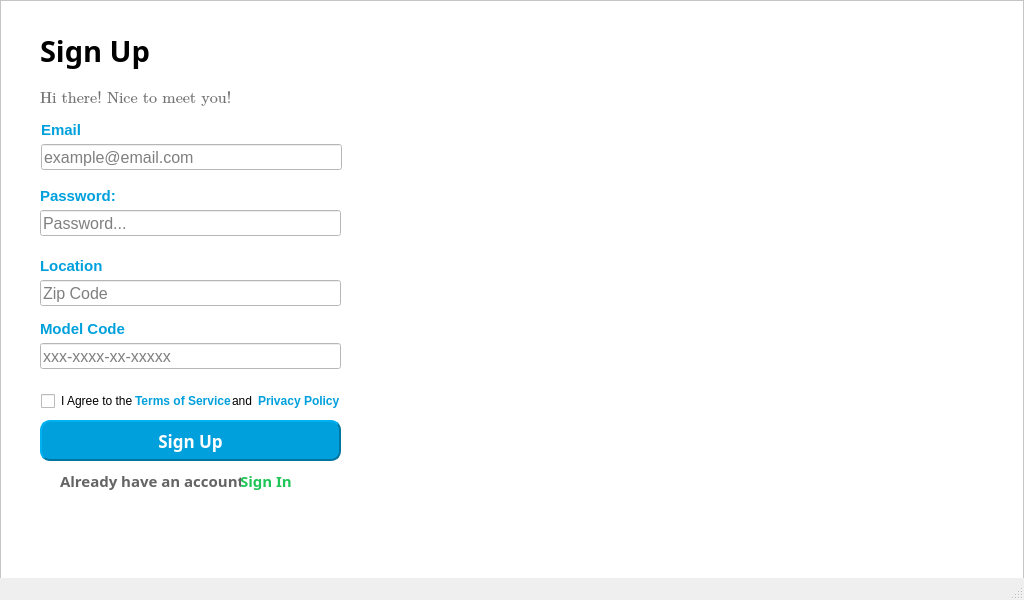
<?xml version="1.0" encoding="UTF-8"?>
<ui version="4.0">
 <class>MainWindow</class>
 <widget class="QMainWindow" name="MainWindow">
  <property name="geometry">
   <rect>
    <x>0</x>
    <y>0</y>
    <width>1024</width>
    <height>600</height>
   </rect>
  </property>
  <property name="minimumSize">
   <size>
    <width>1024</width>
    <height>600</height>
   </size>
  </property>
  <property name="maximumSize">
   <size>
    <width>1024</width>
    <height>600</height>
   </size>
  </property>
  <property name="palette">
   <palette>
    <active>
     <colorrole role="Text">
      <brush brushstyle="SolidPattern">
       <color alpha="255">
        <red>0</red>
        <green>0</green>
        <blue>0</blue>
       </color>
      </brush>
     </colorrole>
    </active>
    <inactive>
     <colorrole role="Text">
      <brush brushstyle="SolidPattern">
       <color alpha="255">
        <red>0</red>
        <green>0</green>
        <blue>0</blue>
       </color>
      </brush>
     </colorrole>
    </inactive>
    <disabled/>
   </palette>
  </property>
  <property name="windowTitle">
   <string>MainWindow</string>
  </property>
  <widget class="QWidget" name="centralwidget">
   <widget class="QLabel" name="label">
    <property name="geometry">
     <rect>
      <x>40</x>
      <y>30</y>
      <width>141</width>
      <height>41</height>
     </rect>
    </property>
    <property name="font">
     <font>
      <family>Segoe UI Variable Display Semib</family>
      <pointsize>22</pointsize>
      <bold>true</bold>
     </font>
    </property>
    <property name="text">
     <string>Sign Up</string>
    </property>
   </widget>
   <widget class="QLabel" name="label_2">
    <property name="geometry">
     <rect>
      <x>40</x>
      <y>90</y>
      <width>301</width>
      <height>16</height>
     </rect>
    </property>
    <property name="font">
     <font>
      <family>Cambria Math</family>
      <pointsize>12</pointsize>
      <italic>false</italic>
     </font>
    </property>
    <property name="styleSheet">
     <string notr="true">color:rgb(115, 115, 115);
</string>
    </property>
    <property name="text">
     <string>Hi there! Nice to meet you!</string>
    </property>
   </widget>
   <widget class="QFrame" name="frame">
    <property name="geometry">
     <rect>
      <x>0</x>
      <y>0</y>
      <width>1024</width>
      <height>600</height>
     </rect>
    </property>
    <property name="minimumSize">
     <size>
      <width>1024</width>
      <height>600</height>
     </size>
    </property>
    <property name="maximumSize">
     <size>
      <width>1024</width>
      <height>600</height>
     </size>
    </property>
    <property name="palette">
     <palette>
      <active>
       <colorrole role="Window">
        <brush brushstyle="SolidPattern">
         <color alpha="255">
          <red>255</red>
          <green>255</green>
          <blue>255</blue>
         </color>
        </brush>
       </colorrole>
      </active>
      <inactive>
       <colorrole role="Window">
        <brush brushstyle="SolidPattern">
         <color alpha="255">
          <red>255</red>
          <green>255</green>
          <blue>255</blue>
         </color>
        </brush>
       </colorrole>
      </inactive>
      <disabled>
       <colorrole role="Base">
        <brush brushstyle="SolidPattern">
         <color alpha="255">
          <red>255</red>
          <green>255</green>
          <blue>255</blue>
         </color>
        </brush>
       </colorrole>
       <colorrole role="Window">
        <brush brushstyle="SolidPattern">
         <color alpha="255">
          <red>255</red>
          <green>255</green>
          <blue>255</blue>
         </color>
        </brush>
       </colorrole>
      </disabled>
     </palette>
    </property>
    <property name="autoFillBackground">
     <bool>true</bool>
    </property>
    <property name="frameShape">
     <enum>QFrame::StyledPanel</enum>
    </property>
    <property name="frameShadow">
     <enum>QFrame::Raised</enum>
    </property>
    <widget class="QLabel" name="UsernameLabel">
     <property name="geometry">
      <rect>
       <x>41</x>
       <y>121</y>
       <width>40</width>
       <height>17</height>
      </rect>
     </property>
     <property name="palette">
      <palette>
       <active>
        <colorrole role="WindowText">
         <brush brushstyle="SolidPattern">
          <color alpha="255">
           <red>0</red>
           <green>160</green>
           <blue>220</blue>
          </color>
         </brush>
        </colorrole>
        <colorrole role="Text">
         <brush brushstyle="SolidPattern">
          <color alpha="255">
           <red>0</red>
           <green>160</green>
           <blue>220</blue>
          </color>
         </brush>
        </colorrole>
        <colorrole role="ButtonText">
         <brush brushstyle="SolidPattern">
          <color alpha="255">
           <red>0</red>
           <green>160</green>
           <blue>220</blue>
          </color>
         </brush>
        </colorrole>
        <colorrole role="PlaceholderText">
         <brush brushstyle="SolidPattern">
          <color alpha="128">
           <red>0</red>
           <green>160</green>
           <blue>220</blue>
          </color>
         </brush>
        </colorrole>
       </active>
       <inactive>
        <colorrole role="WindowText">
         <brush brushstyle="SolidPattern">
          <color alpha="255">
           <red>0</red>
           <green>160</green>
           <blue>220</blue>
          </color>
         </brush>
        </colorrole>
        <colorrole role="Text">
         <brush brushstyle="SolidPattern">
          <color alpha="255">
           <red>0</red>
           <green>160</green>
           <blue>220</blue>
          </color>
         </brush>
        </colorrole>
        <colorrole role="ButtonText">
         <brush brushstyle="SolidPattern">
          <color alpha="255">
           <red>0</red>
           <green>160</green>
           <blue>220</blue>
          </color>
         </brush>
        </colorrole>
        <colorrole role="PlaceholderText">
         <brush brushstyle="SolidPattern">
          <color alpha="128">
           <red>0</red>
           <green>160</green>
           <blue>220</blue>
          </color>
         </brush>
        </colorrole>
       </inactive>
       <disabled>
        <colorrole role="WindowText">
         <brush brushstyle="SolidPattern">
          <color alpha="255">
           <red>0</red>
           <green>160</green>
           <blue>220</blue>
          </color>
         </brush>
        </colorrole>
        <colorrole role="Text">
         <brush brushstyle="SolidPattern">
          <color alpha="255">
           <red>0</red>
           <green>160</green>
           <blue>220</blue>
          </color>
         </brush>
        </colorrole>
        <colorrole role="ButtonText">
         <brush brushstyle="SolidPattern">
          <color alpha="255">
           <red>0</red>
           <green>160</green>
           <blue>220</blue>
          </color>
         </brush>
        </colorrole>
        <colorrole role="PlaceholderText">
         <brush brushstyle="SolidPattern">
          <color alpha="128">
           <red>0</red>
           <green>160</green>
           <blue>220</blue>
          </color>
         </brush>
        </colorrole>
       </disabled>
      </palette>
     </property>
     <property name="font">
      <font>
       <family>Arial</family>
       <pointsize>11</pointsize>
       <bold>true</bold>
      </font>
     </property>
     <property name="styleSheet">
      <string notr="true">color:rgb(0, 160, 220);
</string>
     </property>
     <property name="text">
      <string>Email</string>
     </property>
    </widget>
    <widget class="QLineEdit" name="UsernameInput">
     <property name="geometry">
      <rect>
       <x>41</x>
       <y>144</y>
       <width>301</width>
       <height>26</height>
      </rect>
     </property>
     <property name="sizePolicy">
      <sizepolicy hsizetype="Fixed" vsizetype="Fixed">
       <horstretch>0</horstretch>
       <verstretch>0</verstretch>
      </sizepolicy>
     </property>
     <property name="font">
      <font>
       <pointsize>12</pointsize>
      </font>
     </property>
     <property name="text">
      <string/>
     </property>
     <property name="placeholderText">
      <string>example@email.com</string>
     </property>
    </widget>
    <widget class="QLabel" name="PasswordLabel">
     <property name="geometry">
      <rect>
       <x>40</x>
       <y>187</y>
       <width>76</width>
       <height>17</height>
      </rect>
     </property>
     <property name="font">
      <font>
       <family>Arial</family>
       <pointsize>11</pointsize>
       <bold>true</bold>
      </font>
     </property>
     <property name="styleSheet">
      <string notr="true">color:rgb(0, 160, 220);</string>
     </property>
     <property name="text">
      <string>Password:</string>
     </property>
    </widget>
    <widget class="QLineEdit" name="PaswordInput">
     <property name="geometry">
      <rect>
       <x>40</x>
       <y>210</y>
       <width>301</width>
       <height>26</height>
      </rect>
     </property>
     <property name="font">
      <font>
       <pointsize>12</pointsize>
      </font>
     </property>
     <property name="inputMask">
      <string/>
     </property>
     <property name="text">
      <string/>
     </property>
     <property name="echoMode">
      <enum>QLineEdit::Password</enum>
     </property>
     <property name="placeholderText">
      <string>Password...</string>
     </property>
    </widget>
    <widget class="QLabel" name="UsernameLabel_2">
     <property name="geometry">
      <rect>
       <x>40</x>
       <y>257</y>
       <width>63</width>
       <height>17</height>
      </rect>
     </property>
     <property name="palette">
      <palette>
       <active>
        <colorrole role="WindowText">
         <brush brushstyle="SolidPattern">
          <color alpha="255">
           <red>0</red>
           <green>160</green>
           <blue>220</blue>
          </color>
         </brush>
        </colorrole>
        <colorrole role="Text">
         <brush brushstyle="SolidPattern">
          <color alpha="255">
           <red>0</red>
           <green>160</green>
           <blue>220</blue>
          </color>
         </brush>
        </colorrole>
        <colorrole role="ButtonText">
         <brush brushstyle="SolidPattern">
          <color alpha="255">
           <red>0</red>
           <green>160</green>
           <blue>220</blue>
          </color>
         </brush>
        </colorrole>
        <colorrole role="PlaceholderText">
         <brush brushstyle="SolidPattern">
          <color alpha="128">
           <red>0</red>
           <green>160</green>
           <blue>220</blue>
          </color>
         </brush>
        </colorrole>
       </active>
       <inactive>
        <colorrole role="WindowText">
         <brush brushstyle="SolidPattern">
          <color alpha="255">
           <red>0</red>
           <green>160</green>
           <blue>220</blue>
          </color>
         </brush>
        </colorrole>
        <colorrole role="Text">
         <brush brushstyle="SolidPattern">
          <color alpha="255">
           <red>0</red>
           <green>160</green>
           <blue>220</blue>
          </color>
         </brush>
        </colorrole>
        <colorrole role="ButtonText">
         <brush brushstyle="SolidPattern">
          <color alpha="255">
           <red>0</red>
           <green>160</green>
           <blue>220</blue>
          </color>
         </brush>
        </colorrole>
        <colorrole role="PlaceholderText">
         <brush brushstyle="SolidPattern">
          <color alpha="128">
           <red>0</red>
           <green>160</green>
           <blue>220</blue>
          </color>
         </brush>
        </colorrole>
       </inactive>
       <disabled>
        <colorrole role="WindowText">
         <brush brushstyle="SolidPattern">
          <color alpha="255">
           <red>0</red>
           <green>160</green>
           <blue>220</blue>
          </color>
         </brush>
        </colorrole>
        <colorrole role="Text">
         <brush brushstyle="SolidPattern">
          <color alpha="255">
           <red>0</red>
           <green>160</green>
           <blue>220</blue>
          </color>
         </brush>
        </colorrole>
        <colorrole role="ButtonText">
         <brush brushstyle="SolidPattern">
          <color alpha="255">
           <red>0</red>
           <green>160</green>
           <blue>220</blue>
          </color>
         </brush>
        </colorrole>
        <colorrole role="PlaceholderText">
         <brush brushstyle="SolidPattern">
          <color alpha="128">
           <red>0</red>
           <green>160</green>
           <blue>220</blue>
          </color>
         </brush>
        </colorrole>
       </disabled>
      </palette>
     </property>
     <property name="font">
      <font>
       <family>Arial</family>
       <pointsize>11</pointsize>
       <bold>true</bold>
      </font>
     </property>
     <property name="styleSheet">
      <string notr="true">color:rgb(0, 160, 220);
</string>
     </property>
     <property name="text">
      <string>Location</string>
     </property>
    </widget>
    <widget class="QLineEdit" name="PaswordInput_2">
     <property name="geometry">
      <rect>
       <x>40</x>
       <y>280</y>
       <width>301</width>
       <height>26</height>
      </rect>
     </property>
     <property name="font">
      <font>
       <pointsize>12</pointsize>
      </font>
     </property>
     <property name="inputMask">
      <string/>
     </property>
     <property name="text">
      <string/>
     </property>
     <property name="echoMode">
      <enum>QLineEdit::Password</enum>
     </property>
     <property name="placeholderText">
      <string>Zip Code</string>
     </property>
    </widget>
    <widget class="QLabel" name="UsernameLabel_3">
     <property name="geometry">
      <rect>
       <x>40</x>
       <y>320</y>
       <width>85</width>
       <height>17</height>
      </rect>
     </property>
     <property name="palette">
      <palette>
       <active>
        <colorrole role="WindowText">
         <brush brushstyle="SolidPattern">
          <color alpha="255">
           <red>0</red>
           <green>160</green>
           <blue>220</blue>
          </color>
         </brush>
        </colorrole>
        <colorrole role="Text">
         <brush brushstyle="SolidPattern">
          <color alpha="255">
           <red>0</red>
           <green>160</green>
           <blue>220</blue>
          </color>
         </brush>
        </colorrole>
        <colorrole role="ButtonText">
         <brush brushstyle="SolidPattern">
          <color alpha="255">
           <red>0</red>
           <green>160</green>
           <blue>220</blue>
          </color>
         </brush>
        </colorrole>
        <colorrole role="PlaceholderText">
         <brush brushstyle="SolidPattern">
          <color alpha="128">
           <red>0</red>
           <green>160</green>
           <blue>220</blue>
          </color>
         </brush>
        </colorrole>
       </active>
       <inactive>
        <colorrole role="WindowText">
         <brush brushstyle="SolidPattern">
          <color alpha="255">
           <red>0</red>
           <green>160</green>
           <blue>220</blue>
          </color>
         </brush>
        </colorrole>
        <colorrole role="Text">
         <brush brushstyle="SolidPattern">
          <color alpha="255">
           <red>0</red>
           <green>160</green>
           <blue>220</blue>
          </color>
         </brush>
        </colorrole>
        <colorrole role="ButtonText">
         <brush brushstyle="SolidPattern">
          <color alpha="255">
           <red>0</red>
           <green>160</green>
           <blue>220</blue>
          </color>
         </brush>
        </colorrole>
        <colorrole role="PlaceholderText">
         <brush brushstyle="SolidPattern">
          <color alpha="128">
           <red>0</red>
           <green>160</green>
           <blue>220</blue>
          </color>
         </brush>
        </colorrole>
       </inactive>
       <disabled>
        <colorrole role="WindowText">
         <brush brushstyle="SolidPattern">
          <color alpha="255">
           <red>0</red>
           <green>160</green>
           <blue>220</blue>
          </color>
         </brush>
        </colorrole>
        <colorrole role="Text">
         <brush brushstyle="SolidPattern">
          <color alpha="255">
           <red>0</red>
           <green>160</green>
           <blue>220</blue>
          </color>
         </brush>
        </colorrole>
        <colorrole role="ButtonText">
         <brush brushstyle="SolidPattern">
          <color alpha="255">
           <red>0</red>
           <green>160</green>
           <blue>220</blue>
          </color>
         </brush>
        </colorrole>
        <colorrole role="PlaceholderText">
         <brush brushstyle="SolidPattern">
          <color alpha="128">
           <red>0</red>
           <green>160</green>
           <blue>220</blue>
          </color>
         </brush>
        </colorrole>
       </disabled>
      </palette>
     </property>
     <property name="font">
      <font>
       <family>Arial</family>
       <pointsize>11</pointsize>
       <bold>true</bold>
      </font>
     </property>
     <property name="styleSheet">
      <string notr="true">color:rgb(0, 160, 220);
</string>
     </property>
     <property name="text">
      <string>Model Code</string>
     </property>
    </widget>
    <widget class="QLineEdit" name="PaswordInput_3">
     <property name="geometry">
      <rect>
       <x>40</x>
       <y>343</y>
       <width>301</width>
       <height>26</height>
      </rect>
     </property>
     <property name="font">
      <font>
       <pointsize>12</pointsize>
      </font>
     </property>
     <property name="inputMask">
      <string/>
     </property>
     <property name="text">
      <string/>
     </property>
     <property name="echoMode">
      <enum>QLineEdit::Password</enum>
     </property>
     <property name="placeholderText">
      <string>xxx-xxxx-xx-xxxxx</string>
     </property>
    </widget>
    <widget class="QLabel" name="label_4">
     <property name="geometry">
      <rect>
       <x>240</x>
       <y>470</y>
       <width>61</width>
       <height>21</height>
      </rect>
     </property>
     <property name="font">
      <font>
       <family>Segoe UI Semibold</family>
       <pointsize>11</pointsize>
       <bold>true</bold>
      </font>
     </property>
     <property name="styleSheet">
      <string notr="true">color:rgb(32, 197, 87)</string>
     </property>
     <property name="text">
      <string>Sign In</string>
     </property>
    </widget>
    <widget class="QPushButton" name="pushButton">
     <property name="geometry">
      <rect>
       <x>40</x>
       <y>420</y>
       <width>301</width>
       <height>41</height>
      </rect>
     </property>
     <property name="palette">
      <palette>
       <active>
        <colorrole role="WindowText">
         <brush brushstyle="SolidPattern">
          <color alpha="255">
           <red>255</red>
           <green>255</green>
           <blue>255</blue>
          </color>
         </brush>
        </colorrole>
        <colorrole role="Button">
         <brush brushstyle="SolidPattern">
          <color alpha="255">
           <red>0</red>
           <green>160</green>
           <blue>220</blue>
          </color>
         </brush>
        </colorrole>
        <colorrole role="Text">
         <brush brushstyle="SolidPattern">
          <color alpha="255">
           <red>255</red>
           <green>255</green>
           <blue>255</blue>
          </color>
         </brush>
        </colorrole>
        <colorrole role="ButtonText">
         <brush brushstyle="SolidPattern">
          <color alpha="255">
           <red>255</red>
           <green>255</green>
           <blue>255</blue>
          </color>
         </brush>
        </colorrole>
        <colorrole role="Base">
         <brush brushstyle="SolidPattern">
          <color alpha="255">
           <red>0</red>
           <green>160</green>
           <blue>220</blue>
          </color>
         </brush>
        </colorrole>
        <colorrole role="Window">
         <brush brushstyle="SolidPattern">
          <color alpha="255">
           <red>0</red>
           <green>160</green>
           <blue>220</blue>
          </color>
         </brush>
        </colorrole>
        <colorrole role="PlaceholderText">
         <brush brushstyle="SolidPattern">
          <color alpha="128">
           <red>255</red>
           <green>255</green>
           <blue>255</blue>
          </color>
         </brush>
        </colorrole>
       </active>
       <inactive>
        <colorrole role="WindowText">
         <brush brushstyle="SolidPattern">
          <color alpha="255">
           <red>255</red>
           <green>255</green>
           <blue>255</blue>
          </color>
         </brush>
        </colorrole>
        <colorrole role="Button">
         <brush brushstyle="SolidPattern">
          <color alpha="255">
           <red>0</red>
           <green>160</green>
           <blue>220</blue>
          </color>
         </brush>
        </colorrole>
        <colorrole role="Text">
         <brush brushstyle="SolidPattern">
          <color alpha="255">
           <red>255</red>
           <green>255</green>
           <blue>255</blue>
          </color>
         </brush>
        </colorrole>
        <colorrole role="ButtonText">
         <brush brushstyle="SolidPattern">
          <color alpha="255">
           <red>255</red>
           <green>255</green>
           <blue>255</blue>
          </color>
         </brush>
        </colorrole>
        <colorrole role="Base">
         <brush brushstyle="SolidPattern">
          <color alpha="255">
           <red>0</red>
           <green>160</green>
           <blue>220</blue>
          </color>
         </brush>
        </colorrole>
        <colorrole role="Window">
         <brush brushstyle="SolidPattern">
          <color alpha="255">
           <red>0</red>
           <green>160</green>
           <blue>220</blue>
          </color>
         </brush>
        </colorrole>
        <colorrole role="PlaceholderText">
         <brush brushstyle="SolidPattern">
          <color alpha="128">
           <red>255</red>
           <green>255</green>
           <blue>255</blue>
          </color>
         </brush>
        </colorrole>
       </inactive>
       <disabled>
        <colorrole role="WindowText">
         <brush brushstyle="SolidPattern">
          <color alpha="255">
           <red>255</red>
           <green>255</green>
           <blue>255</blue>
          </color>
         </brush>
        </colorrole>
        <colorrole role="Button">
         <brush brushstyle="SolidPattern">
          <color alpha="255">
           <red>0</red>
           <green>160</green>
           <blue>220</blue>
          </color>
         </brush>
        </colorrole>
        <colorrole role="Text">
         <brush brushstyle="SolidPattern">
          <color alpha="255">
           <red>255</red>
           <green>255</green>
           <blue>255</blue>
          </color>
         </brush>
        </colorrole>
        <colorrole role="ButtonText">
         <brush brushstyle="SolidPattern">
          <color alpha="255">
           <red>255</red>
           <green>255</green>
           <blue>255</blue>
          </color>
         </brush>
        </colorrole>
        <colorrole role="Base">
         <brush brushstyle="SolidPattern">
          <color alpha="255">
           <red>0</red>
           <green>160</green>
           <blue>220</blue>
          </color>
         </brush>
        </colorrole>
        <colorrole role="Window">
         <brush brushstyle="SolidPattern">
          <color alpha="255">
           <red>0</red>
           <green>160</green>
           <blue>220</blue>
          </color>
         </brush>
        </colorrole>
        <colorrole role="PlaceholderText">
         <brush brushstyle="SolidPattern">
          <color alpha="128">
           <red>255</red>
           <green>255</green>
           <blue>255</blue>
          </color>
         </brush>
        </colorrole>
       </disabled>
      </palette>
     </property>
     <property name="font">
      <font>
       <family>Segoe UI Variable Display Semib</family>
       <pointsize>13</pointsize>
       <bold>true</bold>
      </font>
     </property>
     <property name="autoFillBackground">
      <bool>false</bool>
     </property>
     <property name="styleSheet">
      <string notr="true">QPushButton{
	background-color:rgb(0, 160, 220);
	color:white;
	border-style: outset;
	border-radius: 10px;
	border-width:2px;
	border-color:rgb(0, 118, 161);
}

QPushButton:pressed{
	background-color:rgb(0, 118, 161);
	border-color:rgb(0, 92, 126);
}</string>
     </property>
     <property name="text">
      <string>Sign Up</string>
     </property>
    </widget>
    <widget class="QCheckBox" name="checkBox">
     <property name="geometry">
      <rect>
       <x>41</x>
       <y>391</y>
       <width>96</width>
       <height>20</height>
      </rect>
     </property>
     <property name="styleSheet">
      <string notr="true">QCheckBox::indicator:checked{
	color:white;
	background-color:rgb(0, 160, 220);
	border-style: box;
	border-radius: 3px;
	border-color:rgb(0, 131, 179);
}</string>
     </property>
     <property name="text">
      <string>I Agree to the</string>
     </property>
    </widget>
    <widget class="QLabel" name="label_5">
     <property name="geometry">
      <rect>
       <x>135</x>
       <y>393</y>
       <width>101</width>
       <height>16</height>
      </rect>
     </property>
     <property name="font">
      <font>
       <bold>true</bold>
      </font>
     </property>
     <property name="styleSheet">
      <string notr="true">color: rgb(0, 160, 220);</string>
     </property>
     <property name="text">
      <string>Terms of Service</string>
     </property>
    </widget>
    <widget class="QLabel" name="label_6">
     <property name="geometry">
      <rect>
       <x>232</x>
       <y>391</y>
       <width>20</width>
       <height>20</height>
      </rect>
     </property>
     <property name="text">
      <string>and</string>
     </property>
    </widget>
    <widget class="QLabel" name="label_7">
     <property name="geometry">
      <rect>
       <x>258</x>
       <y>393</y>
       <width>81</width>
       <height>16</height>
      </rect>
     </property>
     <property name="font">
      <font>
       <bold>true</bold>
      </font>
     </property>
     <property name="styleSheet">
      <string notr="true">color: rgb(0, 160, 220);</string>
     </property>
     <property name="text">
      <string>Privacy Policy</string>
     </property>
    </widget>
    <widget class="QLabel" name="label_3">
     <property name="geometry">
      <rect>
       <x>60</x>
       <y>470</y>
       <width>181</width>
       <height>21</height>
      </rect>
     </property>
     <property name="font">
      <font>
       <family>Segoe UI Semibold</family>
       <pointsize>11</pointsize>
       <bold>true</bold>
      </font>
     </property>
     <property name="styleSheet">
      <string notr="true">color:rgb(100, 100, 100);</string>
     </property>
     <property name="text">
      <string>Already have an account?</string>
     </property>
    </widget>
    <widget class="QLabel" name="label_8">
     <property name="geometry">
      <rect>
       <x>420</x>
       <y>60</y>
       <width>491</width>
       <height>431</height>
      </rect>
     </property>
     <property name="styleSheet">
      <string notr="true">image: url(:/Nydec_pic/Screenshot 2024-04-09 110121.png);</string>
     </property>
     <property name="text">
      <string>&lt;html&gt;&lt;head/&gt;&lt;body&gt;&lt;p&gt;&lt;img src=&quot;C:\Users\Public\Documents\GitHub\Project---UI-Communications\User Interface\icons\NYDEC Picture\Screenshot 2024-04-09 110121.png&quot;/&gt;&lt;/p&gt;&lt;/body&gt;&lt;/html&gt;</string>
     </property>
    </widget>
   </widget>
   <zorder>frame</zorder>
   <zorder>label</zorder>
   <zorder>label_2</zorder>
  </widget>
  <widget class="QMenuBar" name="menubar">
   <property name="geometry">
    <rect>
     <x>0</x>
     <y>0</y>
     <width>1024</width>
     <height>22</height>
    </rect>
   </property>
  </widget>
  <widget class="QStatusBar" name="statusbar"/>
 </widget>
 <resources>
  <include location="nydec_pic_src_file.qrc"/>
 </resources>
 <connections/>
</ui>
